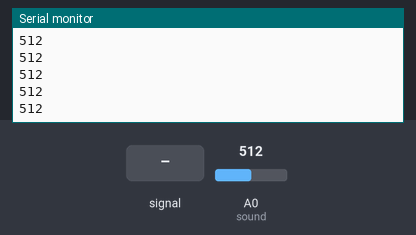
Simulated run of this sketch. Board: Arduino Uno, built with avr-gcc and run on an emulated ATmega328P. Parts: the last lines printed to the serial monitor. Inputs (shaded band) come from the test bench; at power-on: A0 (sound) = 512.

Above: at 1.2 s.
1.3 s: A0 (sound) fed a 200 Hz sine of ±81 counts around its level
At 1.31 s:
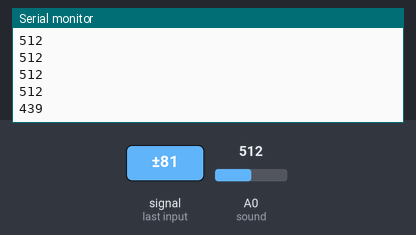
2.8 s: A0 (sound) set to 716
At 2.81 s:
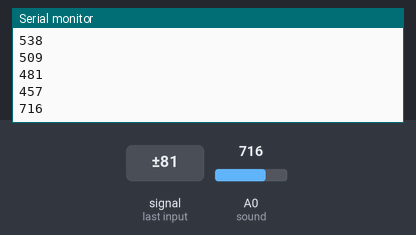
4.3 s: A0 (sound) fed a 1000 Hz sine of ±255 counts around its level
At 4.32 s:
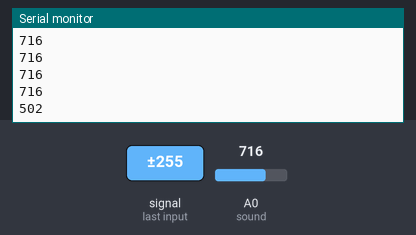
5.8 s: A0 (sound) set to 900
At 5.82 s:
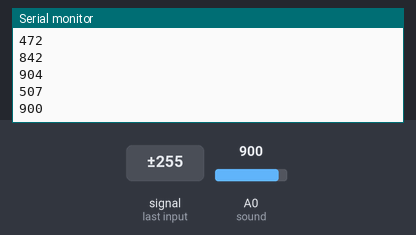
Timing chart, 0 to 8.3 s (numbered marks = the images above; inputs shaded):
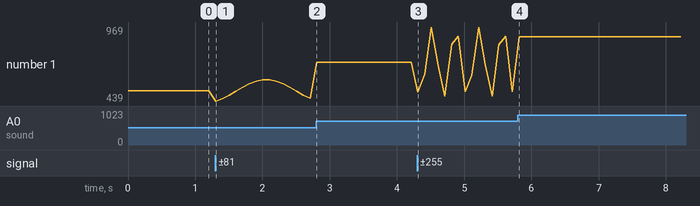

The sketch:

task_2.ino
```cpp
int sound = A0;
void setup() {
  // put your setup code here, to run once:
  pinMode(sound, INPUT);
  Serial.begin(9600);
}

void loop() {
  // put your main code here, to run repeatedly:
  Serial.println(analogRead(sound));
  delay(100);
}
```

Measured:
- after the input at 1.3 s, the serial monitor: prints a new line at once (image 1)
- after the input at 2.8 s, the serial monitor: prints a new line at once (image 2)
- after the input at 4.3 s, the serial monitor: prints a new line at once (image 3)
- after the input at 5.8 s, the serial monitor: prints a new line at once (image 4)
- plotted number 1: 512 → 457 after the input at 1.3 s, 457 → 716 after the input at 2.8 s, 716 → 507 after the input at 4.3 s, 507 → 900 after the input at 5.8 s
